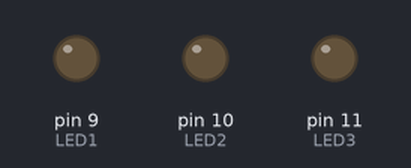
Recording of a sketch running on a simulated Arduino Uno, built with avr-gcc and run on an emulated ATmega328P. Parts: output pins drawn as LEDs (lit = HIGH).

Above: at 0.15 s.
Timing chart, 0 to 2.3 s (numbered marks = the images above):
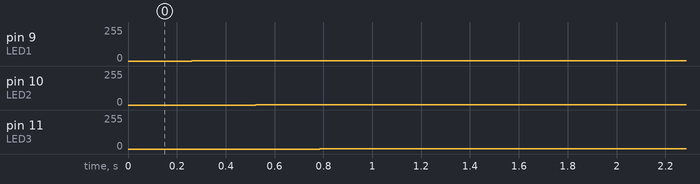

The sketch:

LEDPOT.ino
```cpp
const int LED1 = 9;
const int LED2 = 10;
const int LED3 = 11;
int brightness = 500;

int rB = 255;
int gB = 0;
int bB = 0;

int counter = 0;


void setup() {
  // put your setup code here, to run once:
  pinMode(LED1, OUTPUT);
  pinMode(LED2, OUTPUT);
  pinMode(LED3, OUTPUT);
  Serial.begin(9600);
}

void loop() {
  // put your main code here, to run repeatedly:
 delay(1);
 //analogWrite(LED1, 1000);
 //analogWrite(LED2, 1000);
 //analogWrite(LED3, 1000);
 if (gB == 255){
      counter = 1;
 } else if (bB == 255){
      counter = 2;
 } else if (rB == 255){
      counter = 0;
      }


  /*  Serial.print(rB);
    Serial.print(" ");
    Serial.print(gB);
    Serial.print(" ");
    Serial.print(bB);
    Serial.println(" ");*/


 switch (counter) {
  case 0:
    analogWrite(LED1, rB);
    analogWrite(LED2, gB);
    rB = rB - 1;
    gB = gB + 1;
    break;

  case 1:
    analogWrite(LED2, gB);
    analogWrite(LED3, bB);
    gB = gB - 1;
    bB = bB + 1;
    break;

  case 2:
    analogWrite(LED3, bB);
    analogWrite(LED1, rB);
    bB = bB - 1;
    rB = rB + 1;
    break;


 }

}
```

Measured:
- by itself, pin 9 (LED1): 0/255 → 1/255 at 0.26 s
- by itself, pin 10 (LED2): 0/255 → 1/255 at 0.52 s
- by itself, pin 11 (LED3): 0/255 → 1/255 at 0.78 s
